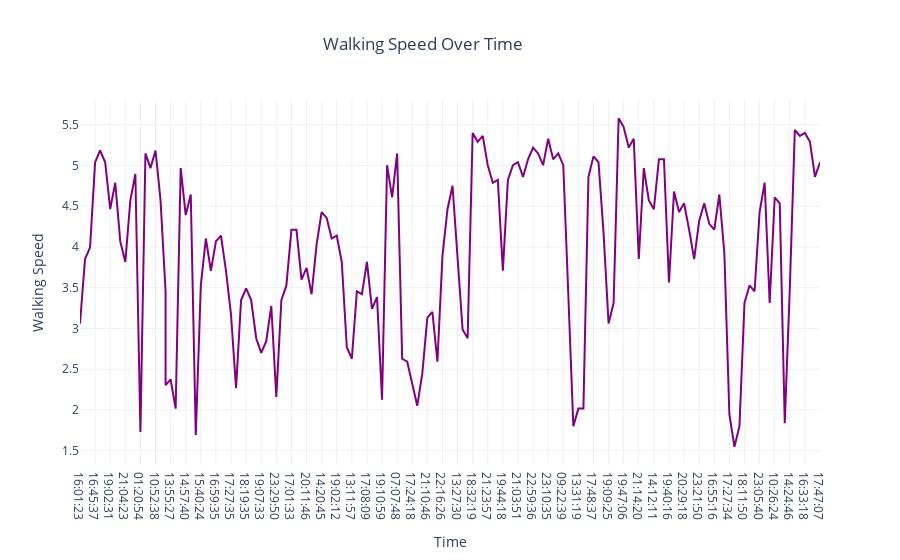

Notebook cell for this chart:
### Code cell
#Now, let’s have a look at my walking speed over time:


# Walking Speed Over Time

fig = px.line(df, x="Time",

               y="Walking Speed",

               title="Walking Speed Over Time")
fig.update_layout(title_x=0.47)
fig.update_traces(line_color='purple')

fig.show()

### Figure 1 — Plotly figure (JSON) as saved in the notebook; plotly's stock layout.template omitted (floating-point values rounded to 4 significant figures; data arrays with more than 128 entries replaced by an {"elided": "..."} marker saying what was removed)
{"data": [{"hovertemplate": "Time=%{x}<br>Walking Speed=%{y}<extra></extra>", "legendgroup": "", "line": {"color": "purple", "dash": "solid"}, "marker": {"symbol": "circle"}, "mode": "lines", "name": "", "orientation": "v", "showlegend": false, "type": "scatter", "x": {"elided": "149 str values"}, "xaxis": "x", "y": {"elided": "149 float values"}, "yaxis": "y"}], "layout": {"autosize": true, "legend": {"tracegroupgap": 0}, "title": {"text": "Walking Speed Over Time", "x": 0.47}, "xaxis": {"anchor": "y", "autorange": true, "domain": [0, 1], "range": [0, 147], "title": {"text": "Time"}, "type": "category"}, "yaxis": {"anchor": "x", "autorange": true, "domain": [0, 1], "range": [1.324, 5.804], "title": {"text": "Walking Speed"}, "type": "linear"}}}
